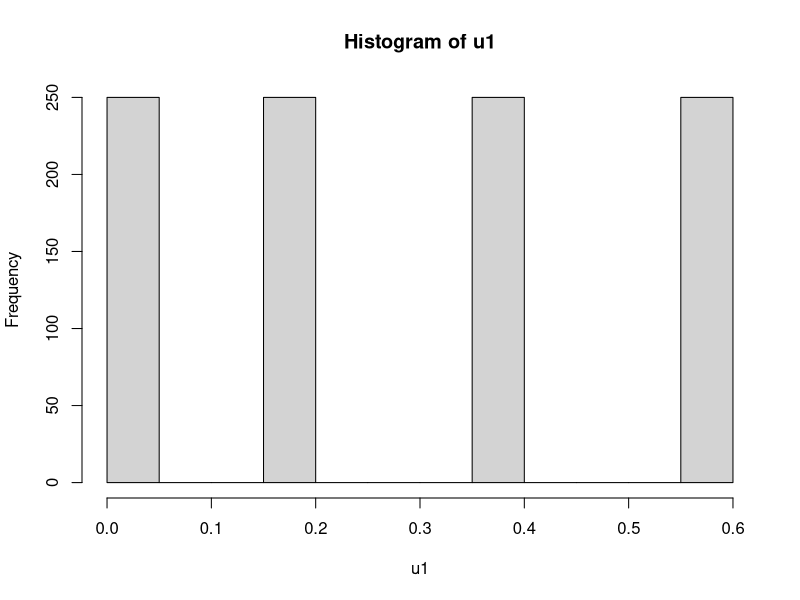
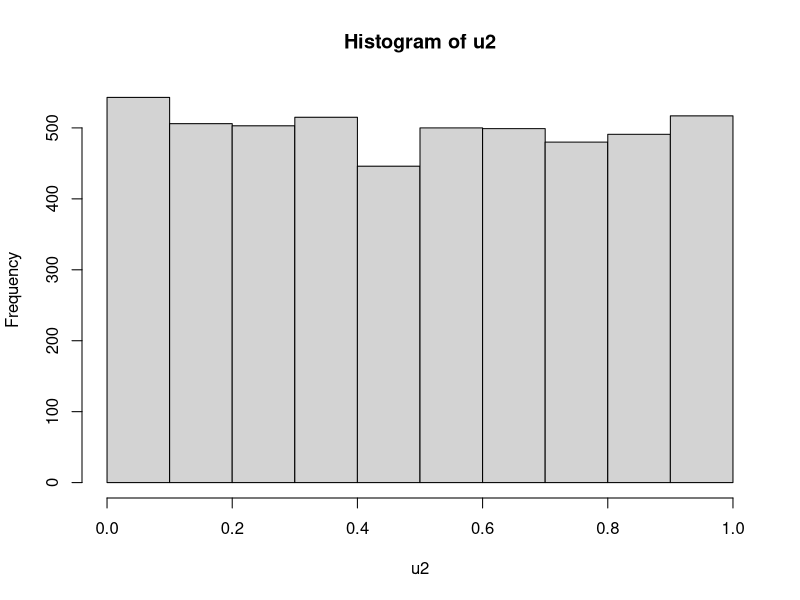
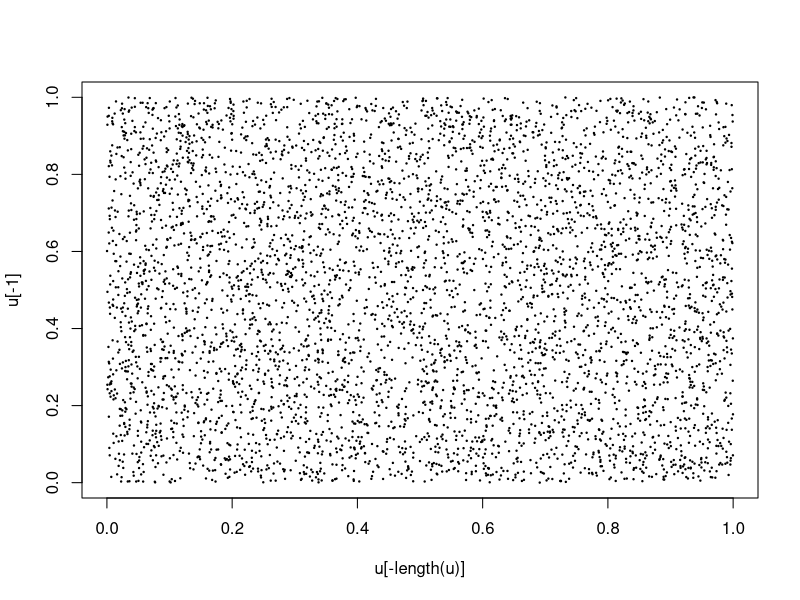
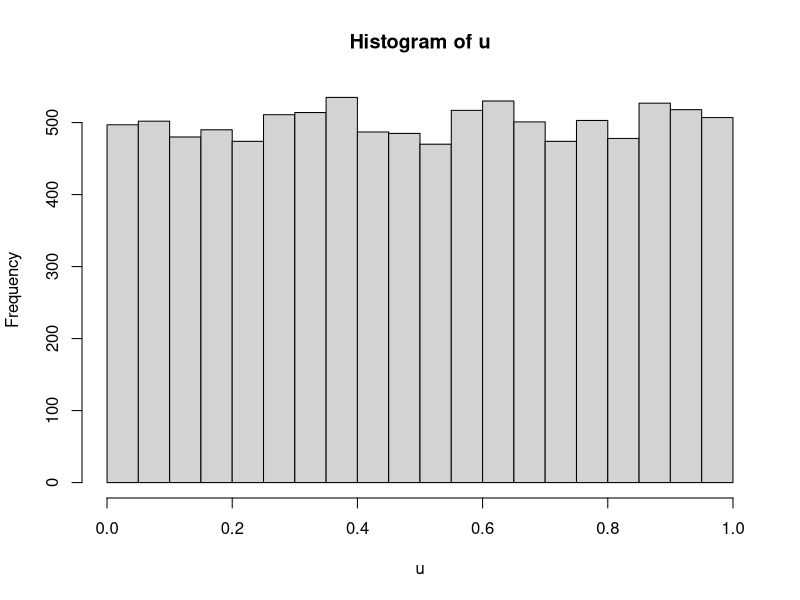
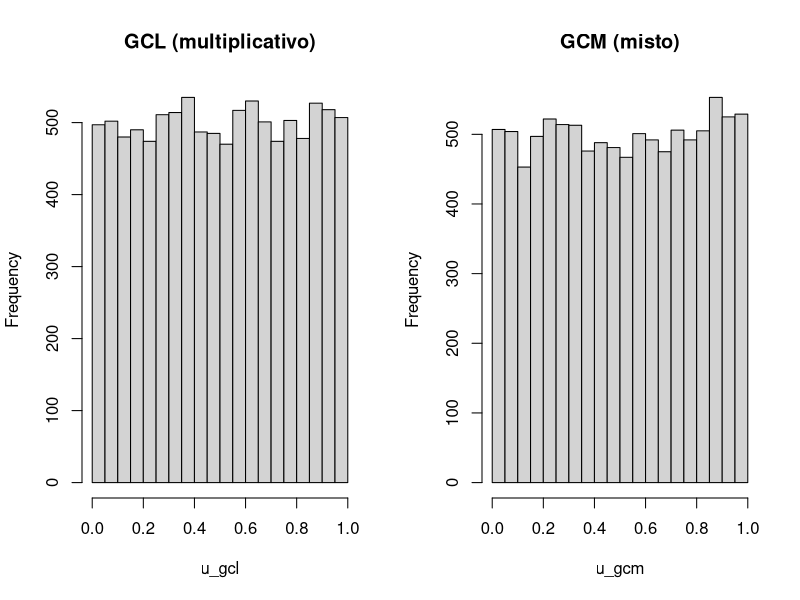

The R source for these figures, in order:
# Exercício 1 ----

## 1) ----

gcmisto = function(n,a,c,m,seed){

  x = numeric(n+1)
  x[1] = seed

  for(i in 2:(n+1))
    x[i] = (a*x[i-1]+c) %% m

  u = x/m
  u = u[-1]
}

u = gcmisto(40,7,5,32,1)
u

## 2) ----

u1 = gcmisto(1000,2,3,15,123)
u2 = gcmisto(5000,1103515245,12345,2^31,123)

hist(u1)
hist(u2)

## 3) ----

u = gcmisto(5000,1103515245,12345,2^31,123)
mean(u)

## 4) ----

plot(u[-length(u)],u[-1],
     pch=19,
     cex=.2)

cor(u[-1],u[-length(u)])



## 5) ----

?RNGkind

# Exercício 2 ----

gcmulti = function(n,a,m,seed){

  x = numeric(n+1)
  x[1] = seed

  for(i in 2:(n+1))
    x[i] = (a*x[i-1]) %% m

  u = x/m
  u = u[-1]
}

gcmisto = function(n,a,c,m,seed){

  x = numeric(n+1)
  x[1] = seed

  for(i in 2:(n+1))
    x[i] = (a*x[i-1]+c) %% m

  u = x/m
  u = u[-1]
}

## 1) ----

parkmiller = function(n,seed){
  gcmulti(n,16807,2^31-1,seed)
}

u = parkmiller(10000,12345)
hist(u)

## 2) ----

u_gcl = gcmulti(10000,16807,2^31-1,12345)
u_gcm = gcmisto(10000,16807,2,2^31-1,12345)

par(mfrow=c(1,2))
hist(u_gcl, main="GCL (multiplicativo)")
hist(u_gcm, main="GCM (misto)")

## 3) ----

u = gcmisto(10000,16807,2,2^31-1,12345)
u
cor(u[-1],u[-length(u)])
cor(u[-2],u[-length(u)])
cor(u[-5],u[-length(u)])
cor(u[-10],u[-length(u)])

u = gcmisto(40,7,5,32,1)
u
cor(u[-1],u[-length(u)])
cor(u[-2],u[-length(u)])
cor(u[-5],u[-length(u)])
cor(u[-10],u[-length(u)])
cor(u[-17],u[-length(u)])
cor(u[-18],u[-length(u)])
cor(u[-19],u[-length(u)])

## 4) ----

breaks = seq(0,1,length=11)

for(n in c(100,1000,10000,100000)){
  u = gcmisto(n,16807,2,2^31-1,12345)
  obs = table(cut(u,breaks=breaks))
  print(chisq.test(obs))
}

## 5) -----
